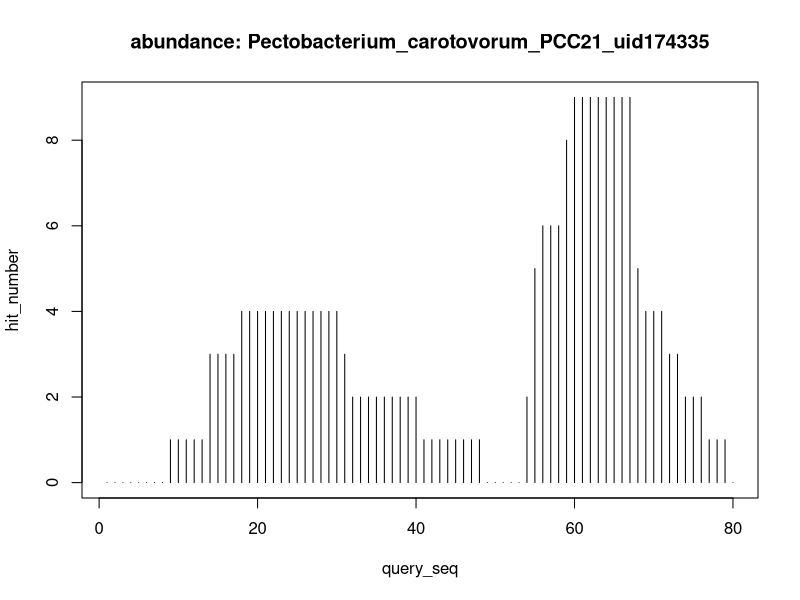

The R script that drew this image:
x=c(1,2,3,4,5,6,7,8,9,10,11,12,13,14,15,16,17,18,19,20,21,22,23,24,25,26,27,28,29,30,31,32,33,34,35,36,37,38,39,40,41,42,43,44,45,46,47,48,49,50,51,52,53,54,55,56,57,58,59,60,61,62,63,64,65,66,67,68,69,70,71,72,73,74,75,76,77,78,79,80)
y=c(0,0,0,0,0,0,0,0,1,1,1,1,1,3,3,3,3,4,4,4,4,4,4,4,4,4,4,4,4,4,3,2,2,2,2,2,2,2,2,2,1,1,1,1,1,1,1,1,0,0,0,0,0,2,5,6,6,6,8,9,9,9,9,9,9,9,9,5,4,4,4,3,3,2,2,2,1,1,1,0)
plot(x,y,type="h",main="abundance: Pectobacterium_carotovorum_PCC21_uid174335",xlab="query_seq",ylab="hit_number")